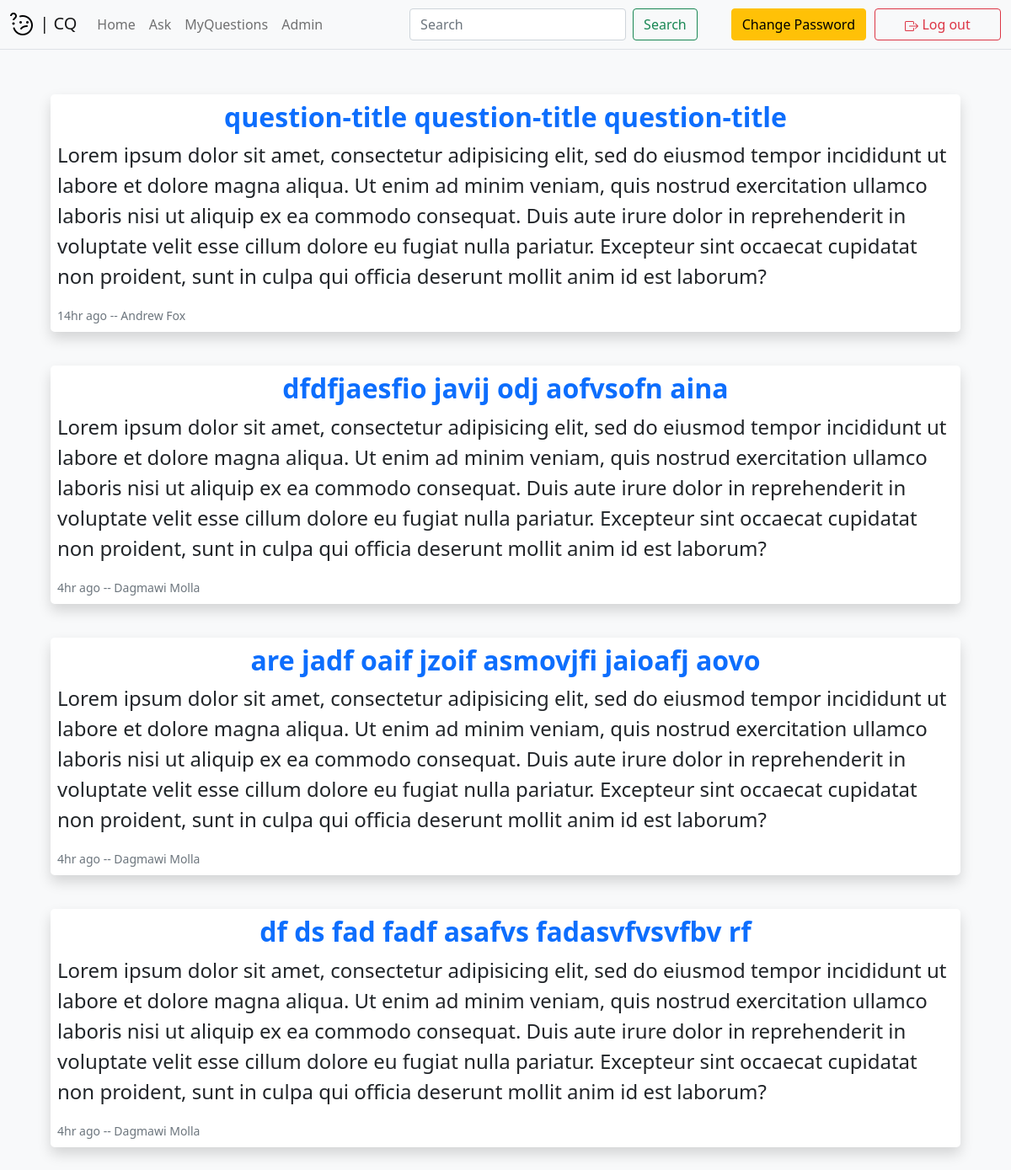
The page / (signed in) on the database its author committed.
### myproject/models.py (models this page shows, shortened)
class Question(db.Model):
    __tablename__ = 'questions'
    id = db.Column(db.Integer, primary_key=True)
    question = db.Column(db.Text)
    title = db.Column(db.Text)
    asked_by = db.Column(db.Integer)
    answered_by = db.Column(db.Integer)
    answer = db.Column(db.Text)
    time_asked = db.Column(db.DateTime)
    time_answered = db.Column(db.DateTime)
    resolved = db.Column(db.Boolean)

class User(db.Model, UserMixin):
    __tablename__ = 'users'
    id = db.Column(db.Integer, primary_key=True)
    fname = db.Column(db.Text)
    lname = db.Column(db.Text)
    email = db.Column(db.Text, unique=True)
    password = db.Column(db.Text)
    role = db.Column(db.Text)
    @staticmethod
    def name(id):
        user = User.query.get(id)
        return f"{user.fname} {user.lname}"

### app.py (the view)
@app.route('/')
@login_required
def home():
    questions = Question.query.filter_by(resolved=False)
    return render_template('home.html', questions=questions, delta=delta, User=User)

### app.py (called while the page is built)
def delta(date):
    diff = datetime.now() - date
    if diff.days:
        if diff.days < 31:
            return f"{diff.days}d ago"
        else:
            return f"{diff.days//30}m ago"
    else:
        if diff.seconds < 60:
            return f"{diff.seconds}sec ago"
        elif diff.seconds > 60 and diff.seconds < 3600:
            return f"{diff.seconds//60}min ago"
        else:
            return f"{diff.seconds//3600}hr ago"

### myproject/models.py (called while the page is built)
@login_manager.user_loader
def load_user(user_id):
    return User.query.get(user_id)

### myproject/templates/home.html
{% extends "base.html" %}
{% block content %}
{% for question in questions %}
  <div class="shadow bg-white p-2 mb-0 rounded-3" style="margin-top: 40px;">
    <div class="container-fluid" style="padding: 0px;">
      <h3 class="title fw-bold text-break text-center">
        <a href="{{ url_for('answer', id=question.id) }}" class="text-decoration-none">{{ question.title }}</a>
      </h3>
      <p class="question text-break text-justify">{{ question.question }}</p>
      {% if current_user.role == 'Teacher' or current_user.role == 'Admin' %}
        <small class="text-muted">{{ delta(question.time_asked) }} -- {{ User.name(question.asked_by) }}</small>
      {% endif %}
    </div>
  </div>
{% endfor %}
{% endblock %}

### myproject/static/main.css (style rules this page uses)
@media (min-width: 768px) { .title { font-size: 2rem !important; } }
@media (min-width: 768px) { .question { font-size: 1.5rem !important; } }

### rows shown on the page
Question: title "question-title question-title question-title", question "Lorem ipsum dolor sit amet, consectetur adipisicing elit, sed do eiusmod tempor incididunt ut labore et dolore magna aliqua. Ut enim ad minim veniam, quis nostrud exercitation ullamco laboris nisi ut aliquip ex ea commodo consequat. Duis aute irure dolor in reprehenderit in voluptate velit esse cillum dolore eu fugiat nulla pariatur. Excepteur sint occaecat cupidatat non proident, sunt in culpa qui officia deserunt mollit anim id est laborum?", time_asked "14hr ago", name "Andrew Fox"
Question: title "dfdfjaesfio javij odj aofvsofn aina", question "Lorem ipsum dolor sit amet, consectetur adipisicing elit, sed do eiusmod tempor incididunt ut labore et dolore magna aliqua. Ut enim ad minim veniam, quis nostrud exercitation ullamco laboris nisi ut aliquip ex ea commodo consequat. Duis aute irure dolor in reprehenderit in voluptate velit esse cillum dolore eu fugiat nulla pariatur. Excepteur sint occaecat cupidatat non proident, sunt in culpa qui officia deserunt mollit anim id est laborum?", time_asked "4hr ago", name "Dagmawi Molla"
Question: title "are jadf oaif jzoif asmovjfi jaioafj aovo", question "Lorem ipsum dolor sit amet, consectetur adipisicing elit, sed do eiusmod tempor incididunt ut labore et dolore magna aliqua. Ut enim ad minim veniam, quis nostrud exercitation ullamco laboris nisi ut aliquip ex ea commodo consequat. Duis aute irure dolor in reprehenderit in voluptate velit esse cillum dolore eu fugiat nulla pariatur. Excepteur sint occaecat cupidatat non proident, sunt in culpa qui officia deserunt mollit anim id est laborum?", time_asked "4hr ago", name "Dagmawi Molla"
Question: title "df ds fad fadf asafvs fadasvfvsvfbv rf", question "Lorem ipsum dolor sit amet, consectetur adipisicing elit, sed do eiusmod tempor incididunt ut labore et dolore magna aliqua. Ut enim ad minim veniam, quis nostrud exercitation ullamco laboris nisi ut aliquip ex ea commodo consequat. Duis aute irure dolor in reprehenderit in voluptate velit esse cillum dolore eu fugiat nulla pariatur. Excepteur sint occaecat cupidatat non proident, sunt in culpa qui officia deserunt mollit anim id est laborum?", time_asked "4hr ago", name "Dagmawi Molla"
